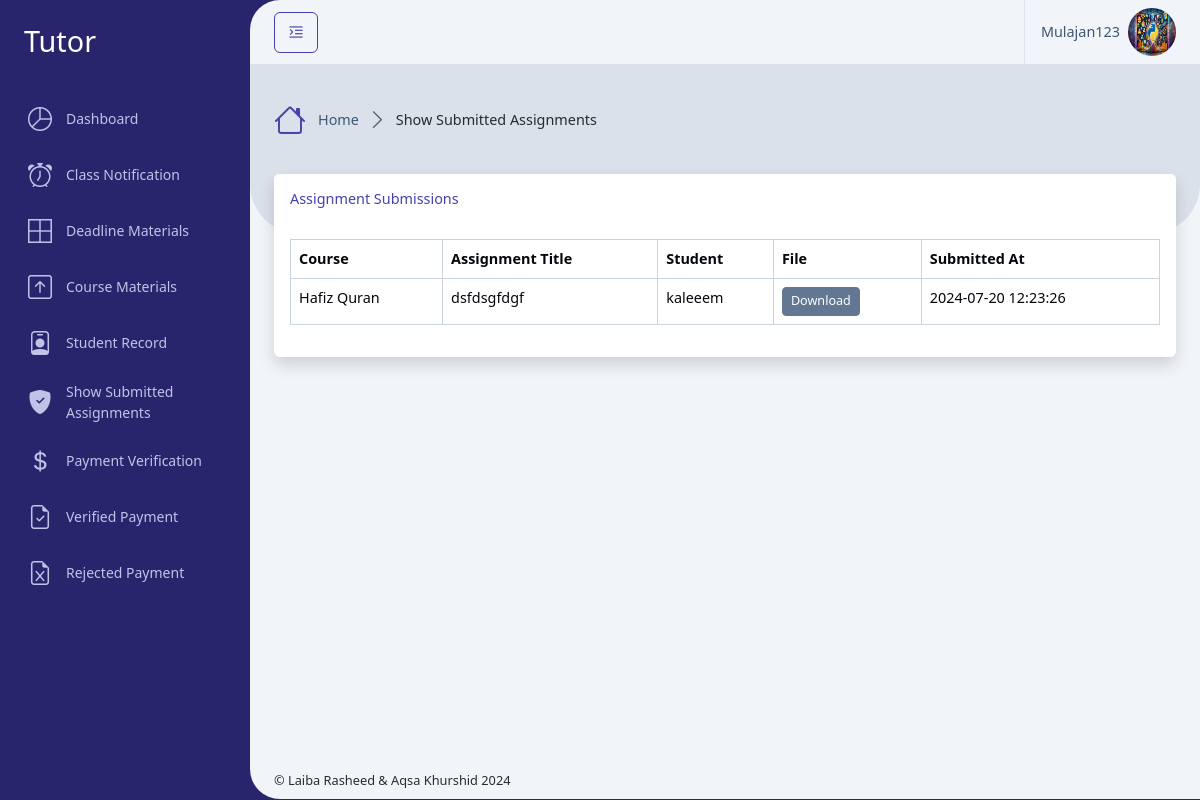
Screenshot of /Tutor/show_submitted_assignments.php (signed in) with the database file from the repository.
### tables this page shows
CREATE TABLE `users` (
  `id` int(11) NOT NULL,
  `username` varchar(50) NOT NULL,
  `email` varchar(100) NOT NULL,
  `cnic` varchar(20) DEFAULT NULL,
  `date_of_birth` date DEFAULT NULL,
  `gender` varchar(20) DEFAULT NULL,
  `age` int(11) DEFAULT NULL,
  `address` varchar(255) DEFAULT NULL,
  `phone` varchar(20) DEFAULT NULL,
  `quranic_qualification` enum('Haifz','Tajweed','Tafseer','Nazra','Basic_Language_Courses','Other_Relevant_Qualification') DEFAULT 'Haifz',
  `profile_photo` varchar(255) DEFAULT NULL,
  `upload_cv` varchar(255) DEFAULT NULL,
  `password` varchar(255) NOT NULL,
  `role_id` int(11) NOT NULL,
  `isActive` tinyint(1) NOT NULL,
  `created_at` timestamp NOT NULL DEFAULT current_timestamp()
);

CREATE TABLE `assignment_submissions` (
  `id` int(11) NOT NULL,
  `deadline_material_id` int(11) NOT NULL,
  `user_id` int(11) NOT NULL,
  `file_path` varchar(255) NOT NULL,
  `submitted_at` timestamp NOT NULL DEFAULT current_timestamp()
);

CREATE TABLE `courses` (
  `id` int(11) NOT NULL,
  `name` varchar(255) NOT NULL,
  `description` text DEFAULT NULL,
  `price` decimal(20,2) DEFAULT NULL,
  `created_at` timestamp NOT NULL DEFAULT current_timestamp()
);

CREATE TABLE `deadline_materials` (
  `id` int(11) NOT NULL,
  `course_id` int(11) DEFAULT NULL,
  `user_id` int(11) DEFAULT NULL,
  `title` varchar(255) NOT NULL,
  `type` enum('lecture','assignment','quiz') NOT NULL,
  `content` text DEFAULT NULL,
  `file_path` varchar(255) DEFAULT NULL,
  `from_date` date DEFAULT NULL,
  `to_date` date DEFAULT NULL,
  `created_at` timestamp NOT NULL DEFAULT current_timestamp()
);

### Tutor/show_submitted_assignments.php (called while the page is built, shortened)
<?php
    require '../Database/config.php';
    $user = getUserData($_SESSION['user_id']);
    $user_id = $_SESSION['user_id'];
    $stmt_submissions = $conn->prepare("
        SELECT
            assignment_submissions.id,
            assignment_submissions.file_path,
            assignment_submissions.submitted_at,
            deadline_materials.title AS assignment_title,
            courses.name AS course_name,
            users.username AS student_name
        FROM assignment_submissions
        JOIN deadline_materials ON assignment_submissions.deadline_material_id = deadline_materials.id
        JOIN courses ON deadline_materials.course_id = courses.id
        JOIN users ON assignment_submissions.user_id = users.id
        JOIN course_instructor_assigned ON courses.id = course_instructor_assigned.course_id
        WHERE course_instructor_assigned.instructor_id = ?
    ");
    $stmt_submissions->bind_param("i", $user_id);
    $stmt_submissions->execute();
    $result_submissions = $stmt_submissions->get_result();
    include '../setting/_Layout.php';
?>

### Database/config.php (called while the page is built, shortened)
<?php
    $servername = "localhost";
    $username = "root";
    $password = "";
    $dbname = "online_quran_tutor_db";
    $conn = new mysqli($servername, $username, $password, $dbname);
    function getUserData($user_id) {
        global $conn;
        $stmt = $conn->prepare("SELECT * FROM users WHERE id = ?");
        $stmt->bind_param("i", $user_id);
        $stmt->execute();
        $result = $stmt->get_result();
        return $result->fetch_assoc();
    }
?>

### Tutor/show_submitted_assignments_content.php (the view, shortened to what this page needs)
<div class="card shadow mb-4">
    <div class="card-header py-3">
        <h6 class="m-0 font-weight-bold text-primary">Assignment Submissions</h6>
    </div>
    <div class="card-body">
        <div class="table-responsive">
            <table class="table table-bordered" id="dataTable" width="100%" cellspacing="0">
                <thead>
                    <tr>
                        <th>Course</th>
                        <th>Assignment Title</th>
                        <th>Student</th>
                        <th>File</th>
                        <th>Submitted At</th>
                    </tr>
                </thead>
                <tbody>
                    <?php
                    if ($result_submissions->num_rows > 0) {
                        while ($row = $result_submissions->fetch_assoc()) {
                            $file_path = '../assets/uploads/' . $row['file_path'];
                    ?>
                            <tr>
                                <td><?php echo htmlspecialchars($row['course_name']); ?></td>
                                <td><?php echo htmlspecialchars($row['assignment_title']); ?></td>
                                <td><?php echo htmlspecialchars($row['student_name']); ?></td>
                                <td>
                                    <?php if ($row['file_path'] && file_exists($file_path)) { ?>
                                        <a href="<?php echo htmlspecialchars($file_path); ?>" class="btn btn-sm btn-secondary" download>
                                            Download
                                        </a>
                                    <?php } else {
                                        echo 'File not available';
                                    } ?>
                                </td>
                                <td><?php echo htmlspecialchars($row['submitted_at']); ?></td>
                            </tr>
                        <?php
                        }
                    } else {
                        ?>
                        <tr>
                            <td colspan="5">No assignments submitted.</td>
                        </tr>
                    <?php
                    }
                    ?>
                </tbody>
            </table>
        </div>
    </div>
</div>

### setting/_Header.php (shortened to what this page needs)
<div class="app-header d-flex align-items-center">
    <div class="d-flex">
        <button class="btn btn-outline-primary me-2 pin-sidebar" id="pin-sidebar">
            <i class="bi bi-text-indent-left fs-5"></i>
        </button>
    </div>
    <div class="header-actions">
        <div class="dropdown ms-3">
            <a id="userSettings" class="dropdown-toggle d-flex py-2 align-items-center ps-3 border-start" href="#!"
                role="button" data-bs-toggle="dropdown" aria-expanded="false">
                <span class="d-none d-md-block me-2"><?php echo htmlspecialchars($user['username']); ?></span>
                <img src="../assets/uploads/<?php echo htmlspecialchars($user['profile_photo']); ?>" class="rounded-circle img-3x" alt="Bootstrap Gallery" />
            </a>
        </div>
    </div>
</div>

### rows the page displays
users: username "Mulajan123", profile_photo (picture)
assignment_submissions: courses.name "Hafiz Quran", deadline_material.title "dsfdsgfdgf", user.username "kaleeem", submitted_at "2024-07-20 12:23:26"

### other values shown
$roleTitle "Tutor"
$title "Show Submitted Assignments"
